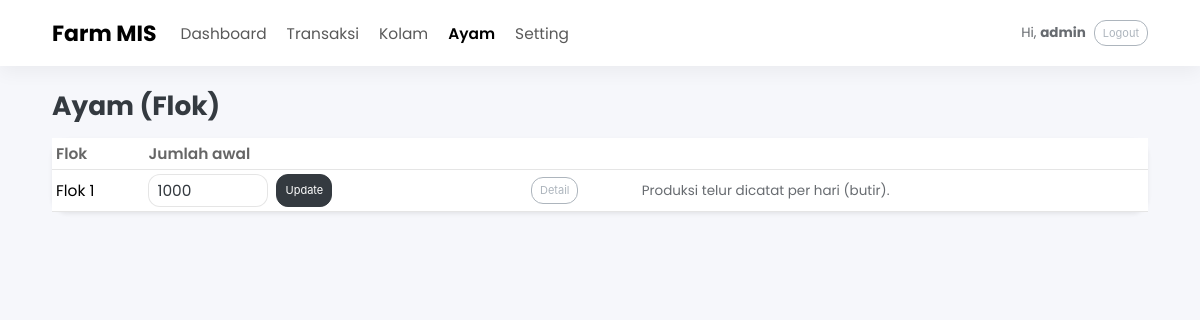
Page /flocks (signed in) on the committed database.
### app.py (models this page shows, shortened)
class User(UserMixin, db.Model):
    id = db.Column(db.Integer, primary_key=True)
    username = db.Column(db.String(80), unique=True, nullable=False)
    password_hash = db.Column(db.String(255), nullable=False)
    role = db.Column(db.String(20), default="admin")

class Flock(db.Model):
    id = db.Column(db.Integer, primary_key=True)
    name = db.Column(db.String(80), nullable=False, default="Flok 1")
    start_date = db.Column(db.Date, default=date.today)
    initial_count = db.Column(db.Integer, default=0)

### app.py (the view)
@app.get("/flocks")
@login_required
def flocks():
    rows = Flock.query.order_by(Flock.id.asc()).all()
    return render_template("flocks.html", rows=rows)

### app.py (called while the page is built)
@login_manager.user_loader
def load_user(user_id):
    return db.session.get(User, int(user_id))

### templates/flocks.html
{% extends "base.html" %}
{% block content %}
<h4 class="fw-bold mb-3">Ayam (Flok)</h4>
<div class="card shadow-sm">
  <div class="table-responsive">
    <table class="table table-sm align-middle m-0">
      <thead><tr><th>Flok</th><th>Jumlah awal</th><th></th><th></th></tr></thead>
      <tbody>
        {% for f in rows %}
        <tr>
          <td>{{ f.name }}</td>
          <td>
            <form class="d-flex gap-2" method="post" action="{{ url_for('flocks_update', flock_id=f.id) }}">
              <input name="initial_count" class="form-control form-control-sm" style="max-width:120px" value="{{ f.initial_count }}">
              <button class="btn btn-dark btn-sm">Update</button>
            </form>
          </td>
          <td><a class="btn btn-outline-secondary btn-sm" href="{{ url_for('flock_detail', flock_id=f.id) }}">Detail</a></td>
          <td class="text-muted small">Produksi telur dicatat per hari (butir).</td>
        </tr>
        {% endfor %}
      </tbody>
    </table>
  </div>
</div>
{% endblock %}

### templates/base.html (shortened to what this page needs)
<!doctype html>
<html lang="id">
<head>
  <link rel="stylesheet"
        href="https://cdnjs.cloudflare.com/ajax/libs/bootswatch/5.3.8/litera/bootstrap.min.css">
</head>
<body>
  {% set ep = request.endpoint or "" %}
  {% if ep not in ["login", "login_post"] %}
  <nav class="navbar navbar-expand-lg bg-white">
    <div class="container-fluid wrap py-1">
      <a class="navbar-brand fw-bold" href="{{ url_for('dashboard') }}">Farm MIS</a>
      <div class="collapse navbar-collapse" id="navFarm">
        <ul class="navbar-nav me-auto gap-lg-1">
          <li class="nav-item"><a class="nav-link {% if ep=='dashboard' %}active fw-semibold{% endif %}" href="{{ url_for('dashboard') }}">Dashboard</a></li>
          <li class="nav-item"><a class="nav-link {% if ep=='transactions' %}active fw-semibold{% endif %}" href="{{ url_for('transactions') }}">Transaksi</a></li>
          <li class="nav-item"><a class="nav-link {% if ep in ['ponds','pond_detail'] %}active fw-semibold{% endif %}" href="{{ url_for('ponds') }}">Kolam</a></li>
          <li class="nav-item"><a class="nav-link {% if ep in ['flocks','flock_detail'] %}active fw-semibold{% endif %}" href="{{ url_for('flocks') }}">Ayam</a></li>
          <li class="nav-item"><a class="nav-link {% if ep=='settings' %}active fw-semibold{% endif %}" href="{{ url_for('settings') }}">Setting</a></li>
        </ul>
        <div class="d-flex align-items-center gap-2">
          {% if current_user.is_authenticated %}
            <span class="small text-muted">Hi, <b>{{ current_user.username }}</b></span>
            <a class="btn btn-outline-secondary btn-sm" href="{{ url_for('logout') }}">Logout</a>
          {% endif %}
        </div>
      </div>
    </div>
  </nav>
  {% endif %}
  <main class="container-fluid wrap py-4">
    {% block content %}{% endblock %}
  </main>
</body>
</html>

### templates/base.html (style rules this page uses)
:root { --radius: 16px; --shadow: 0 10px 24px rgba(0,0,0,.06); --page: 1120px; }
body { font-family: "Poppins", system-ui, -apple-system, Segoe UI, Roboto, Arial, sans-serif; background: #f6f7fb; }
.wrap { max-width: var(--page); margin: 0 auto; }
.navbar { box-shadow: 0 6px 18px rgba(0,0,0,.05); }
.card { border: 0; border-radius: var(--radius); box-shadow: var(--shadow); }
.btn, .form-control, .form-select { border-radius: 12px; }
.table thead th { color: rgba(0,0,0,.6); font-weight:600; }

### rows in the picture
User: username "admin"
Flock: name "Flok 1", initial_count "1000"
